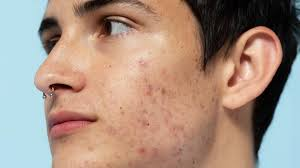
#> input picture face-analysis-python/uploaded.jpg, 300 x 168 px
$ python -i app.py   (imports and definitions only)
#> lines starting #> are read from the running program, lines starting #| are printed output that depends on the picture; after the words box and inside, x2 and y2 are one past the last pixel; in counts of white or black regions, pixels touching at a corner belong together
#> further down, picture is the input picture: shape (168, 300, 3); mean B, G, R 129.3, 144, 167.3
from flask import Flask, request, jsonify
import cv2
import numpy as np
import requests

# [1 line not run here, left out]

def analyze_face(image):
    hsv = cv2.cvtColor(image, cv2.COLOR_BGR2HSV)
#> hsv: shape (168, 300, 3); mean H, S, V 34.5, 90.6, 178.4

    ### 🔴 FIX REDNESS DETECTION ###
    lower_red = np.array([0, 70, 50])
    upper_red = np.array([10, 255, 255])
    mask1 = cv2.inRange(hsv, lower_red, upper_red)
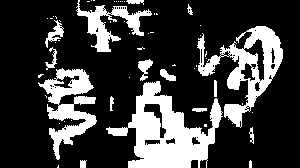
#> mask1: shape (168, 300); 23.8% white; 57 white regions (41 under 20 px), largest, box (x1, y1, x2, y2) and area: (106, 81, 223, 168) 4585, (197, 26, 283, 128) 2925, (38, 68, 97, 160) 2222

    lower_red2 = np.array([170, 70, 50])
    upper_red2 = np.array([180, 255, 255])
    mask2 = cv2.inRange(hsv, lower_red2, upper_red2)
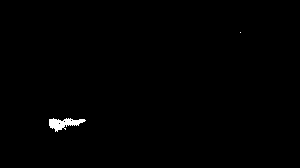
#> mask2: shape (168, 300); 0.53% white; 2 white regions (1 under 20 px), largest, box (x1, y1, x2, y2) and area: (49, 118, 86, 132) 268

    redness_mask = mask1 + mask2
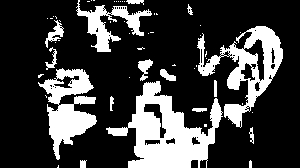
#> redness_mask: shape (168, 300); 24.4% white; 55 white regions (39 under 20 px), largest, box (x1, y1, x2, y2) and area: (106, 81, 223, 168) 4585, (197, 26, 283, 128) 2925, (38, 68, 97, 160) 2493
    redness_percentage = (np.sum(redness_mask > 0) / redness_mask.size) * 100
#> redness_percentage = 24.36

    ### 🟤 FIX ACNE DETECTION ###
    gray = cv2.cvtColor(image, cv2.COLOR_BGR2GRAY)
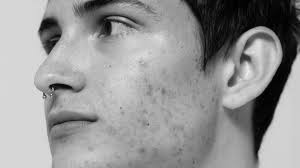
#> gray: shape (168, 300); min 0, max 240, mean 149.2
    blurred = cv2.GaussianBlur(gray, (5, 5), 0)

    acne_mask = cv2.adaptiveThreshold(
        blurred, 255, cv2.ADAPTIVE_THRESH_GAUSSIAN_C, cv2.THRESH_BINARY_INV, 11, 2
    )
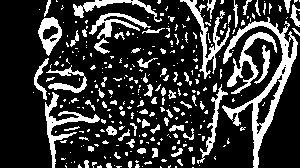
#> acne_mask: shape (168, 300); 21.7% white; 307 white regions (232 under 20 px), largest, box (x1, y1, x2, y2) and area: (222, 17, 298, 168) 2172, (45, 92, 100, 168) 766, (180, 0, 230, 79) 764

    kernel = np.ones((3, 3), np.uint8)
    acne_mask = cv2.morphologyEx(acne_mask, cv2.MORPH_OPEN, kernel)
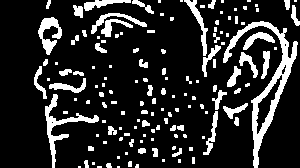
#> acne_mask: shape (168, 300); 16.3% white; 142 white regions (81 under 20 px), largest, box (x1, y1, x2, y2) and area: (223, 21, 298, 168) 1850, (45, 94, 99, 168) 683, (38, 17, 62, 55) 428

    acne_percentage = (np.sum(acne_mask > 0) / acne_mask.size) * 100
#> acne_percentage = 16.33

    brightness = np.mean(gray)
#> brightness = 149.2
    dullness = 100 - ((brightness / 255) * 100)
#> dullness = 41.48

    return {
        "acne_percentage": round(acne_percentage, 2),
        "brightness": round(brightness, 2),
        "dullness": round(dullness, 2),
        "redness_percentage": round(redness_percentage, 2),
    }

# [21 lines that did not run here, left out]

# [2 lines not run here, left out]

>>> import cv2
>>> picture = cv2.imread('uploaded.jpg')
>>> result = analyze_face(picture)
#> result = {'acne_percentage': 16.33, 'brightness': 149.2, 'dullness': 41.48, 'redness_percentage': 24.36}
